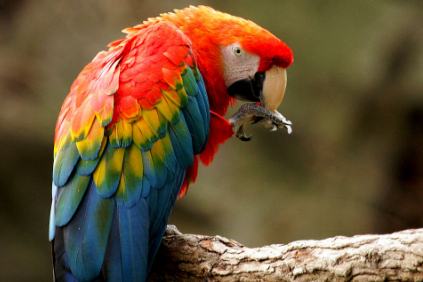
#> input picture TP Integrador/dataset/imagen1.jpg, 423 x 282 px, found by its file name
$ jupyter execute 'LAB Integrador 2.ipynb'
#> lines starting #> are read from the running program, lines starting #| are printed output that depends on the picture; after the words box and inside, x2 and y2 are one past the last pixel; in counts of white or black regions, pixels touching at a corner belong together
En esta actividad, vamos a poner en práctica todo lo que aprendimos sobre procesamiento de imágenes para crear un proyecto.

Objetivo: El objetivo de este proyecto es que utilicen procedimientos básicos de procesamiento de imágenes para leer una imagen, aplicarle mejoras, segmentar objetos y mostrar los resultados en una presentación visual.

Duración: Tenemos 1 hora para completar este desafío.

##Preparación:

Entorno: Vamos a usar Google Colab, que ya tiene todo lo que necesitamos instalado.

##Imágenes:

Les voy a proporcionar un conjunto de imágenes de ejemplo para que elijan la que más les guste. Hay de todo un poco: paisajes, objetos, retratos... ¡para que tengan variedad!

Si prefieren, ¡pueden usar sus propias fotos! Solo recuerden elegir una imagen con buena iluminación y calidad para que los resultados sean los mejores.

Google Colab: Este cuaderno ya está listo para que trabajen. Solo tienen que seguir las instrucciones y completar el código en los espacios indicados.

Pasos a seguir:

##1. ¡Empecemos importando las bibliotecas!
Lo primero que vamos a hacer es importar las herramientas que vamos a utilizar.

[cell 1]
import cv2
import matplotlib.pyplot as plt
import numpy as np

[cell 2]
from google.colab import drive
drive.mount('/content/drive')

[cell 3]
ruta_imagen = '/content/drive/MyDrive/Colab Notebooks/Tecnicas de Procesamiento de Imagenes/imagen1.jpg'

## 2. Leyendo y viendo nuestra imagen
Subir la imagen: Si van a usar una foto propia, súbanla a Google Colab. Para hacerlo, hagan clic en el ícono de la carpeta en la barra lateral izquierda, luego en el ícono de "Subir" y seleccionen su archivo.

Leer la imagen: Con cv2.imread(), vamos a leer la imagen que eligieron. Recuerden que OpenCV lee las imágenes en formato BGR, así que la vamos a convertir a RGB para poder verla bien con Matplotlib.

Mostrar la imagen original: Usaremos matplotlib.pyplot para ver la imagen tal como es al principio.

[cell 4]
# Lee la imagen en formato BGR
imagen_bgr = cv2.imread(ruta_imagen)
#> imagen_bgr is the input picture: shape (282, 423, 3); mean B, G, R 55.1, 83.8, 107.9

# Convierte la imagen de BGR a RGB
imagen_rgb = cv2.cvtColor(imagen_bgr, cv2.COLOR_BGR2RGB)

# Muestra la imagen (pasos del ejercicio anterior)
plt.figure(figsize=(8, 6))
plt.imshow(imagen_rgb)
plt.title('Imagen1')
plt.axis('off')
plt.show()

##3. ¡Mejorando nuestra imagen!
Ahora vamos a aplicar un par de técnicas para que nuestra imagen se vea aún mejor:

Ajuste de brillo y contraste: Vamos a crear una función para modificar estos aspectos de la imagen.

Ecualización de histograma: Con cv2.equalizeHist(), vamos a mejorar el contraste de la imagen.

[cell 5]
def ajustar_brillo_contraste(imagen, alpha, beta):
    # Usa cv2.addWeighted para aplicar el ajuste
    # El valor de gamma se deja en 0
#> called with alpha = 1.5, beta = 50
    return cv2.addWeighted(imagen, alpha, imagen, 0, beta)
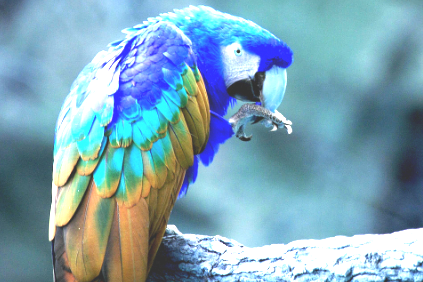
#> returned value: shape (282, 423, 3); mean of channels 0, 1, 2 184.4, 167.2, 127.6; drawn as B, G, R

# Aplica el ajuste de brillo y contraste
# Por ejemplo: alpha=1.5 (más contraste), beta=50 (más brillo)
imagen_ajustada = ajustar_brillo_contraste(imagen_rgb, alpha=1.5, beta=50)

# Muestra la imagen con el ajuste aplicado
plt.figure(figsize=(10, 8))
plt.imshow(imagen_ajustada)
plt.title('Imagen con Brillo y Contraste Ajustados')
plt.axis('off')
plt.show()

[cell 6]
# Convierte la imagen original a escala de grises
imagen_gris = cv2.cvtColor(imagen_rgb, cv2.COLOR_BGR2GRAY)
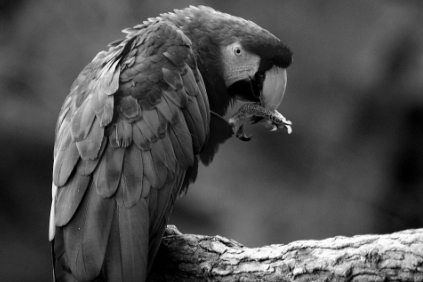
#> imagen_gris: shape (282, 423); min 0, max 254, mean 78

# Aplica la ecualización del histograma
imagen_ecualizada = cv2.equalizeHist(imagen_gris)
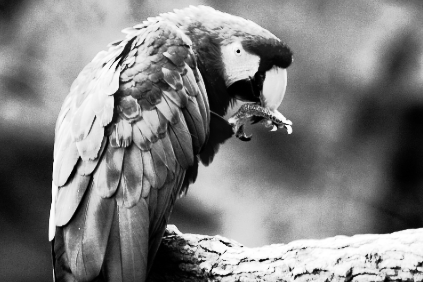
#> imagen_ecualizada: shape (282, 423); min 0, max 255, mean 128

# Muestra el resultado
plt.figure(figsize=(10, 8))
plt.imshow(imagen_ecualizada, cmap='gray') # Usamos 'gray' para mostrar la imagen en escala de grises
plt.title('Imagen con Ecualización de Histograma')
plt.axis('off')
plt.show()

##4. ¡A segmentar por color!
Ahora viene una parte muy interesante: vamos a separar objetos de la imagen por su color.

Convertir a HSV: Vamos a pasar la imagen de RGB a HSV (Hue, Saturation, Value) porque es más fácil definir rangos de color en HSV.

Definir el rango de color: Vamos a establecer los límites inferior y superior del color que queremos segmentar. En el ejemplo, segmentamos el color rojo de las flores. ¡Presten mucha atención acá! Van a tener que ajustar estos valores para su propia imagen.

Crear una máscara: Con cv2.inRange(), vamos a crear una máscara que nos indique qué píxeles están dentro del rango de color y cuáles no.

Aplicar la máscara: Usaremos cv2.bitwise_and() para quedarnos solo con la parte de la imagen que corresponde al color que elegimos.

[cell 7]
# Convierte la imagen de RGB a HSV
imagen_hsv = cv2.cvtColor(imagen_rgb, cv2.COLOR_RGB2HSV)
#> imagen_hsv: shape (282, 423, 3); mean H, S, V 29.7, 148.6, 114.2

# Define los rangos de color para el rojo
lower_red1 = np.array([0, 50, 50])
upper_red1 = np.array([10, 255, 255])
lower_red2 = np.array([170, 50, 50])
upper_red2 = np.array([179, 255, 255])

# Crea las máscaras para cada rango de rojo
mask1 = cv2.inRange(imagen_hsv, lower_red1, upper_red1)
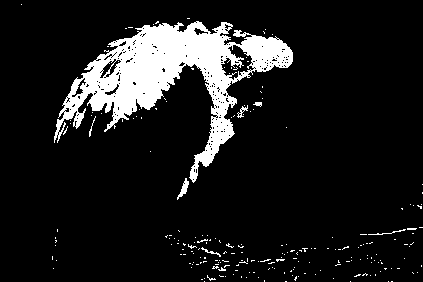
#> mask1: shape (282, 423); 11% white; 214 white regions (207 under 20 px), largest, box (x1, y1, x2, y2) and area: (54, 21, 293, 183) 12189, (177, 178, 189, 200) 97, (237, 105, 248, 118) 49
mask2 = cv2.inRange(imagen_hsv, lower_red2, upper_red2)
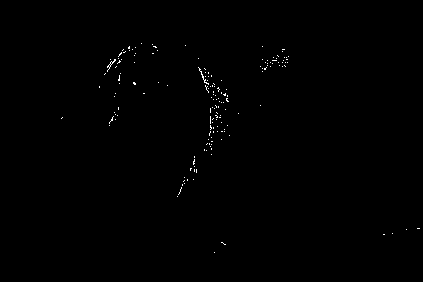
#> mask2: shape (282, 423); 0.32% white in thin lines or dots, all inside (x1, y1, x2, y2) = (61, 43, 420, 253)
mask = cv2.bitwise_or(mask1, mask2)
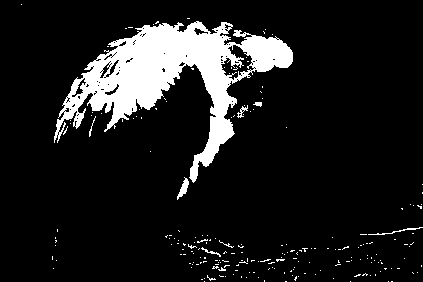
#> mask: shape (282, 423); 11.3% white; 210 white regions (202 under 20 px)

# Aplica la máscara a la imagen original RGB
imagen_segmentada = cv2.bitwise_and(imagen_rgb, imagen_rgb, mask=mask)
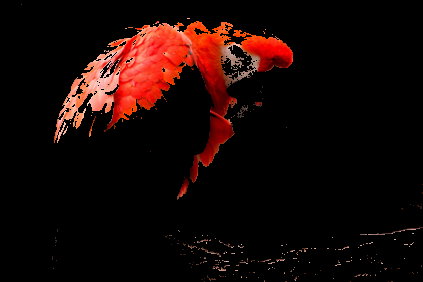
#> imagen_segmentada: shape (282, 423, 3); mean R, G, B 23.4, 7.7, 5.3

# Muestra los resultados para visualizar
plt.figure(figsize=(12, 6))
plt.subplot(1, 2, 1)
plt.imshow(mask, cmap='gray')
plt.title('Máscara Creada')
plt.axis('off')

plt.subplot(1, 2, 2)
plt.imshow(imagen_segmentada)
plt.title('Imagen Segmentada por Color')
plt.axis('off')
plt.show()

##5. ¡Dibujando y escribiendo sobre la imagen!
Para terminar, vamos a agregarle un poco de información a nuestra imagen segmentada.

Dibujar rectángulos: Con cv2.findContours() vamos a encontrar los contornos de los objetos que segmentamos, y con cv2.boundingRect() vamos a obtener las coordenadas para dibujar un rectángulo alrededor de ellos. Usaremos cv2.rectangle() para dibujar el rectángulo.

Agregar texto: Con cv2.putText(), vamos a agregar un texto que describa los objetos que segmentamos.

[cell 8]
# Encontrar contornos en la máscara binaria
# cv2.findContours modifica la máscara, así que creamos una copia
mask_copy = mask.copy()
# RETR_EXTERNAL recupera solo los contornos externos (no los contornos dentro de otros)
# CHAIN_APPROX_SIMPLE almacena solo los puntos finales de los contornos
contours, _ = cv2.findContours(mask_copy, cv2.RETR_EXTERNAL, cv2.CHAIN_APPROX_SIMPLE)
#> contours = 204 contours, 199 with area under 20; largest, box (x1, y1, x2, y2) and area: (54, 21, 293, 183) 12860, (177, 177, 189, 200) 88, (237, 105, 248, 118) 36, (368, 227, 423, 235) 22, (201, 247, 221, 257) 20

[cell 9]
# Dibujar rectángulos y agregar texto
# Creamos una copia de la imagen segmentada para dibujar sobre ella
imagen_con_rectangulos = imagen_rgb.copy()

for contour in contours:
    # Ignoramos contornos muy pequeños, que podrían ser ruido
    if cv2.contourArea(contour) > 500:
        # Obtener las coordenadas del rectángulo delimitador
        x, y, w, h = cv2.boundingRect(contour)

        # Dibujar el rectángulo sobre la imagen_con_rectangulos
        # Los parámetros son: imagen, punto superior izquierdo, punto inferior derecho, color (en RGB), grosor
        cv2.rectangle(imagen_con_rectangulos, (x, y), (x + w, y + h), (0, 255, 0), 2)

        # Agregar texto
        # Los parámetros son: imagen, texto, posición, fuente, tamaño de fuente, color (en RGB), grosor
        cv2.putText(imagen_con_rectangulos, 'Objeto Segmentado', (x, y - 10), cv2.FONT_HERSHEY_SIMPLEX, 0.5, (0, 255, 0), 2)
#> this loop made 204 passes
#> (x, y, w, h) on pass 201: (54, 21, 239, 162)
#> contour on passes 1 to 6: [[391, 281], [392, 281]], [[388, 281]], [[350, 281]], [[285, 281], [286, 281]], [[204, 281]], [[264, 280], [264, 281]]
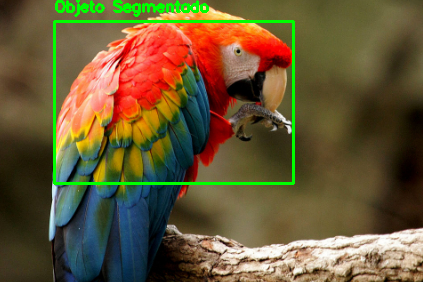
#> imagen_con_rectangulos: shape (282, 423, 3); mean R, G, B 104.2, 88.2, 53.2

[cell 10]
# Mostrar el resultado final
plt.figure(figsize=(10, 8))
plt.imshow(imagen_con_rectangulos)
plt.title('Imagen con Objetos Segmentados y Descritos')
plt.axis('off')
plt.show()

[cell 11]
# Creamos una copia de la imagen para dibujar sobre ella
imagen_con_contornos = imagen_rgb.copy()

# Encontramos los contornos en la máscara
mask_copy = mask.copy()
contours, _ = cv2.findContours(mask_copy, cv2.RETR_EXTERNAL, cv2.CHAIN_APPROX_SIMPLE)

# 1. Dibujar los contornos en la imagen
# El parámetro '-1' dibuja todos los contornos encontrados
# El color es verde (0, 255, 0) y el grosor es de 2 píxeles
cv2.drawContours(imagen_con_contornos, contours, -1, (0, 255, 0), 2)
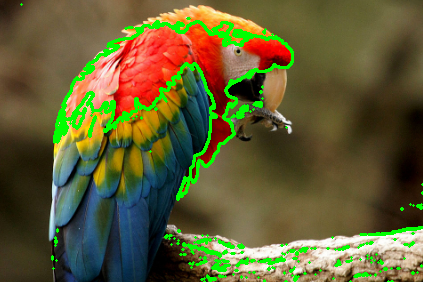
#> imagen_con_contornos: shape (282, 423, 3); mean R, G, B 97.2, 93.7, 51.2

# 2. Escribir el texto
for contour in contours:
    if cv2.contourArea(contour) > 500:
        # Obtener las coordenadas del rectángulo delimitador para referencia de posición
        x, y, w, h = cv2.boundingRect(contour)

        # Mover el texto a una posición más alta, fuera del contorno
        text_position = (x, y - 10)  # Ajusta este valor si es necesario

        # Dibujar el contorno
        cv2.drawContours(imagen_con_contornos, [contour], -1, (0, 255, 0), 2)

        # Agregar texto
        cv2.putText(imagen_con_contornos, 'Objeto Segmentado', text_position, cv2.FONT_HERSHEY_SIMPLEX, 0.5, (0, 255, 0), 2)
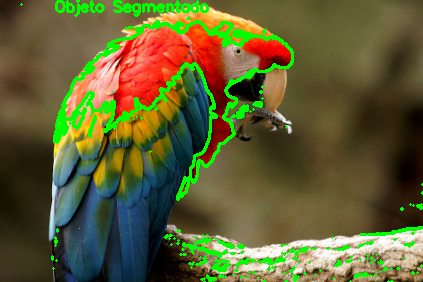
#> imagen_con_contornos: shape (282, 423, 3); 0.92% of pixels changed, all inside (x1, y1, x2, y2) = (55, 0, 209, 17)

# 3. Mostrar el resultado final
plt.figure(figsize=(10, 8))
plt.imshow(imagen_con_contornos)
plt.title('Imagen con Objetos Segmentados y Contorneados')
plt.axis('off')
plt.show()

$ run again, with TP Integrador/dataset/imagen2.jpg copied over TP Integrador/dataset/imagen1.jpg
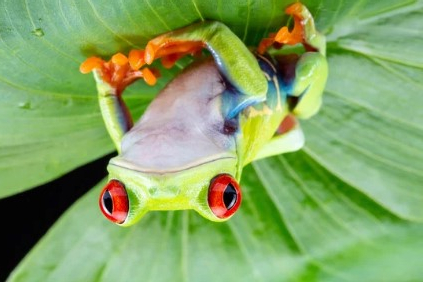
#> input picture TP Integrador/dataset/imagen2.jpg, 423 x 282 px, found by its file name
#> imagen_bgr is the input picture: shape (282, 423, 3); mean B, G, R 100.8, 164.3, 132.9
#> imagen_hsv: shape (282, 423, 3); mean H, S, V 54, 114.9, 171.7
#> `mask1 = cv2.inRange(imagen_hsv, lower_red1, upper_red1)`:
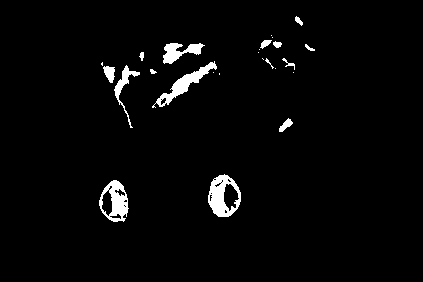
#> mask1: shape (282, 423); 2.9% white; 25 white regions (10 under 20 px), largest, box (x1, y1, x2, y2) and area: (208, 174, 241, 217) 785, (152, 61, 217, 108) 662, (99, 180, 129, 222) 660
#> mask2: shape (282, 423); 0.33% white in thin lines or dots, all inside (x1, y1, x2, y2) = (102, 63, 294, 219)
#> mask: shape (282, 423); 3.2% white; 24 white regions (9 under 20 px)
#> contours = 24 contours, 13 with area under 20; largest, box (x1, y1, x2, y2) and area: (208, 174, 241, 217) 1024, (99, 180, 129, 222) 872, (152, 61, 221, 108) 674, (163, 43, 205, 64) 378, (114, 65, 140, 131) 286
#> the loop `for contour in contours:` made 24 passes
#> (x, y, w, h) on passes 1, 2, 11: (99, 180, 30, 42), (208, 174, 33, 43), (152, 61, 69, 47)
#> the loop `for contour in contours:` made 24 passes
#> (x, y, w, h, text_position) on passes 1, 2, 11: (99, 180, 30, 42, (99, 170)), (208, 174, 33, 43, (208, 164)), (152, 61, 69, 47, (152, 51))
#> after the loop `for contour in contours:`:
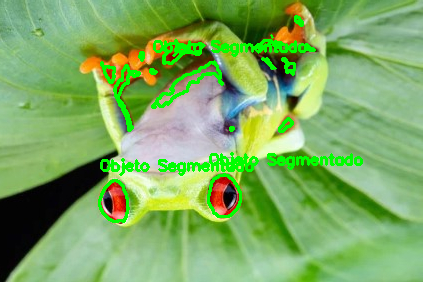
#> imagen_con_contornos: shape (282, 423, 3); mean R, G, B 124.7, 171.4, 96.9

$ run again, with TP Integrador/dataset/imagen3.jpg copied over TP Integrador/dataset/imagen1.jpg
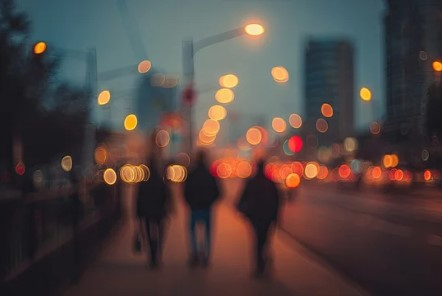
#> input picture TP Integrador/dataset/imagen3.jpg, 442 x 296 px, found by its file name
#> imagen_bgr is the input picture: shape (296, 442, 3); mean B, G, R 66.8, 68.8, 79.8
#> imagen_hsv: shape (296, 442, 3); mean H, S, V 85.3, 78.6, 88.8
#> mask1: shape (296, 442); 24.3% white; 108 white regions (85 under 20 px), largest, box (x1, y1, x2, y2) and area: (79, 112, 442, 296) 29964, (320, 102, 335, 118) 166, (426, 57, 442, 81) 148
#> mask2: shape (296, 442); 7.4% white; 231 white regions (165 under 20 px), largest, box (x1, y1, x2, y2) and area: (324, 179, 442, 260) 3726, (81, 272, 160, 296) 759, (332, 172, 362, 216) 448
#> mask: shape (296, 442); 31.8% white; 60 white regions (44 under 20 px)
#> contours = 56 contours, 42 with area under 20; largest, box (x1, y1, x2, y2) and area: (77, 112, 442, 296) 47115, (14, 143, 25, 176) 217, (182, 86, 196, 107) 198, (425, 56, 442, 86) 167, (320, 102, 335, 118) 145
#> the loop `for contour in contours:` made 56 passes
#> (x, y, w, h) on pass 37: (77, 112, 365, 184)
#> after the loop `for contour in contours:`:
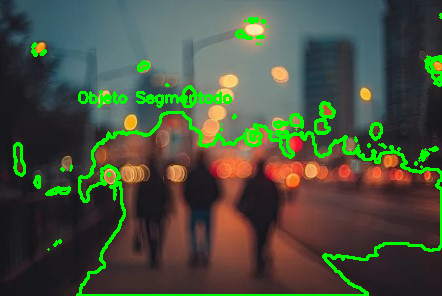
#> imagen_con_contornos: shape (296, 442, 3); mean R, G, B 73.9, 80.7, 62.7
